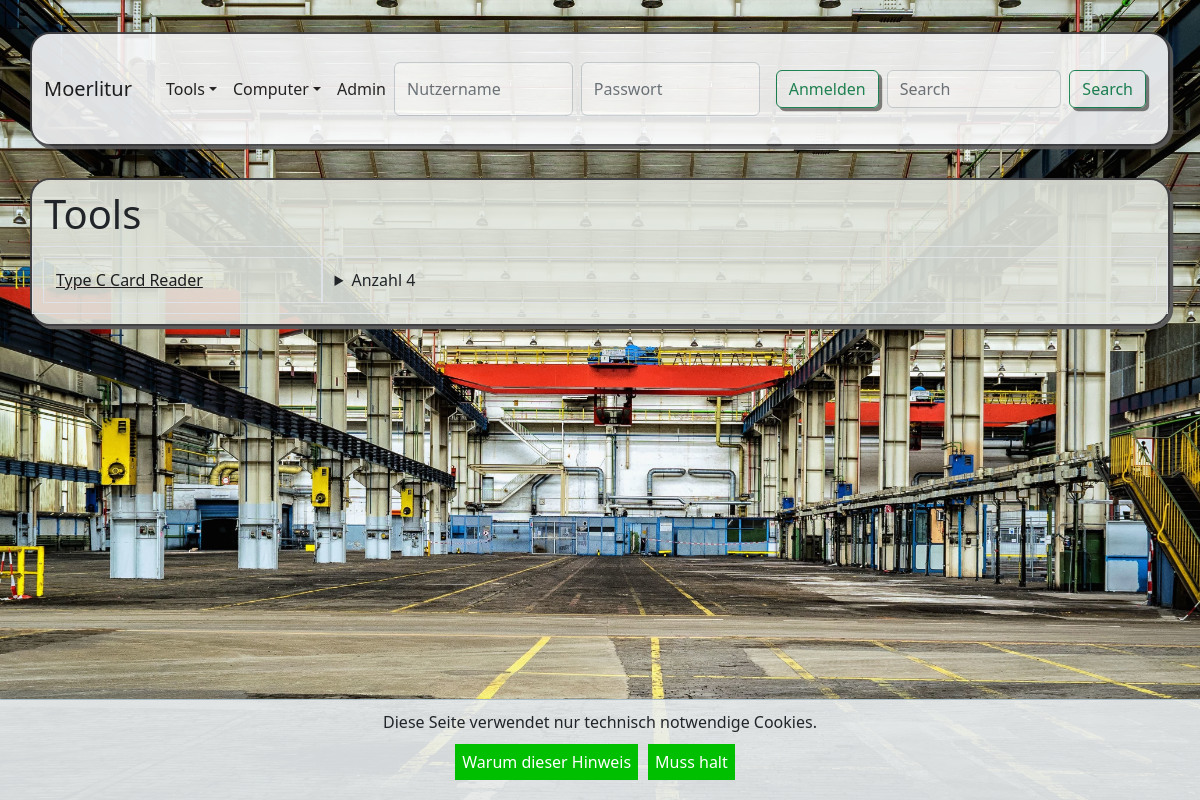
The app's page /tools, older data.
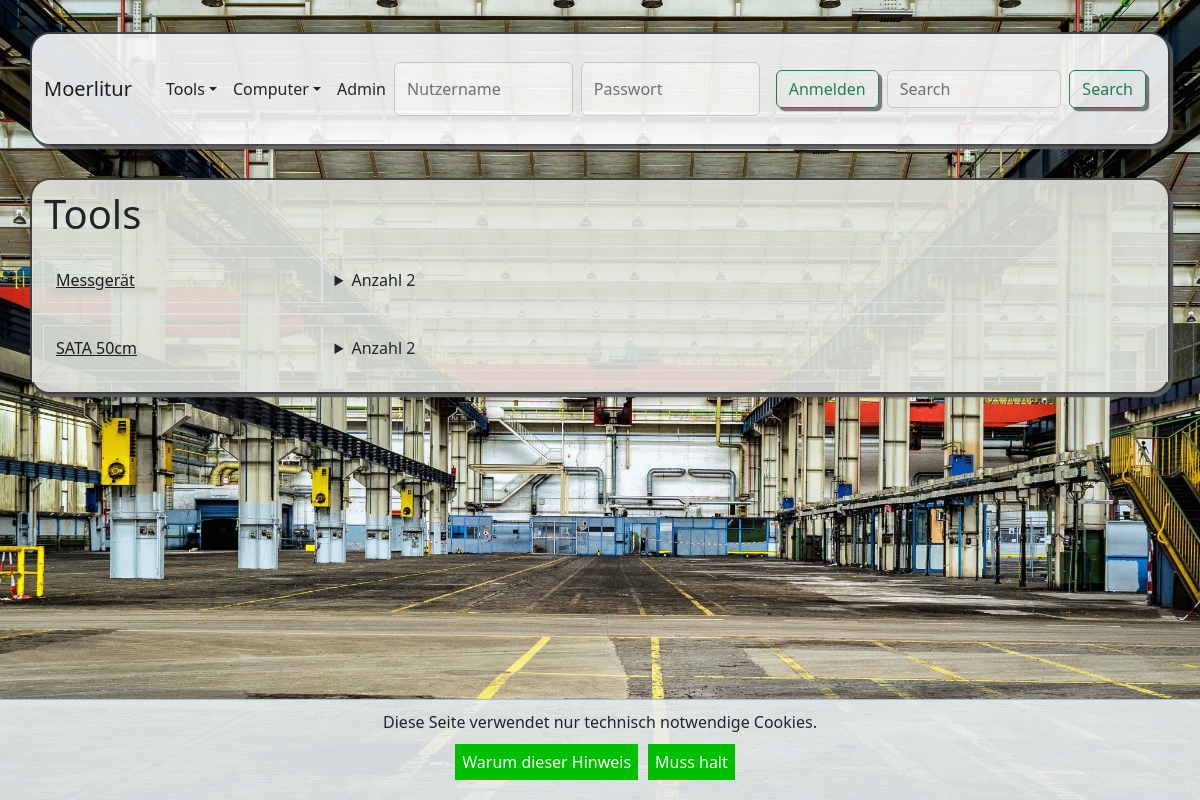
The same page, newer data.
### app1/models.py (models this page shows)
class ToolTyp(models.Model):
    typ = models.CharField(max_length=50, verbose_name="ToolTyp ")
    kommentar =  models.CharField(max_length=50, verbose_name="Kommentar", blank = True)
    def __str__(self):
        return f"{self.typ}"
    class Meta:
        verbose_name_plural = "Tooltyp"
        verbose_name = "Tooltypen"

### app1/views.py (the view, shortened to what this page needs)
# urls.py: path('tools' , views.tools, name='tools'),
def tools(request):
    liste_tooltypes_db = ToolTyp.objects.all().order_by('typ')
    antwort = []
    for type in liste_tooltypes_db:
        anzahl = 0
        liste_tools = []
        liste_tools_db = Tool.objects.filter(type=type)
        for tool in liste_tools_db:
            liste_tools.append(tool)
            anzahl +=1
        antwort.append((type,liste_tools,anzahl))
    print(antwort)
    return render(request, 'app1/liste_tools.html', {'liste': antwort})

### app1/models.py (called while the page is built)
    def __str__(self):
        return f"{self.ort}"

    def __str__(self):
        return f"{self.raum} - {self.ort}"

    def __str__(self):
        return f"{self.bezeichnung} - {self.raum}"

    def __str__(self):
        return f"T{self.id:08}/{self.type}/{self.standort}"

### app1/templates/app1/liste_tools.html (shortened to what this page needs)
{% extends 'app1/base.html' %}
{% block h1 %}
Tools
{% endblock h1 %}
{% block content %}
    {% for type in liste %}
        <div class="row border">
            <div class="col-3 border">
                <a href="/admin/app1/tooltyp/{{type.0.id}}/change/" target="_blank">{{type.0}}</a>
            </div>
            <div class="col-9 border">
                <details>
                    <summary>Anzahl {{type.2}}</summary>
                    {% for tool in type.1%}
                        <a href="/admin/app1/tool/{{tool.id}}/change/" target="_blank">{{tool}}</a><br />
                    {% endfor %}
                </details>
            </div>
        </div>
    {% endfor %}
{% endblock content %}

### app1/templates/app1/base.html (shortened to what this page needs)
{% load static tz%}
<!doctype html>
<html lang="de">
    <head>
        <link href="https://cdn.jsdelivr.net/npm/bootstrap@5.2.2/dist/css/bootstrap.min.css" rel="stylesheet">
        <link rel="stylesheet" href="{% static 'app1/css/styles.css' %}" />
    </head>
    <body><nav class="navbar navbar-expand-lg bg-light sticky-top fixed-top container">
        <div class="container-fluid">
          <a class="navbar-brand" href="/">Moerlitur</a>
          <div class="collapse navbar-collapse" id="navbarSupportedContent">
            <ul class="navbar-nav me-auto mb-2 mb-lg-0">
              <li class="nav-item">
                <a class="nav-link dropdown-toggle" aria-current="page" href="/tools" data-bs-toggle="dropdown" >Tools</a>
              </li>
              <li class="nav-item">
                <a class="nav-link dropdown-toggle" aria-current="page" href="/tools" data-bs-toggle="dropdown" >Computer</a>
              </li>
              <li class="nav-item">
                <a class="nav-link" href="/admin" target="_blank">Admin</a>
              </li>
            </ul>
            {% if not user.is_authenticated %}
              <form class="d-flex" method="POST">
                <input class="form-control me-2" type="text" placeholder="Nutzername" aria-label="Nutzername" name="login_name">
                <input class="form-control me-2" type="password" placeholder="Passwort" aria-label="Passwort" name="login_pwd">
                <button class="btn btn-outline-success m-2" type="submit" name="button" value="Anmelden">Anmelden</button>
              </form>
            {% else %}
            <form class="d-flex" method="POST" action="/">
              {% csrf_token %}
              <spam align-middle></spam>
              <button class="btn btn-outline-success mx-2" type="button">{{user.get_username}}</button>
              <button class="btn btn-outline-danger mx-2" type="submit" name="button" value="Abmelden">Abmelden</button>
            {% endif %}
            <form class="d-flex " role="search">
              <input class="form-control me-2" type="search" placeholder="Search" aria-label="Search">
              <button class="btn btn-outline-success" type="submit">Search</button>
            </form>
          </div>
        </div>
      </nav>
        <div class="container">
        <h1>{% block h1 %}Hauptüberschrift{% endblock %}</h1>
        {% block content %}Das System läuft wie Hannes...{% endblock %}
        </div>
    </body>
</html>

### app1/static/app1/css/styles.css (style rules this page uses)
body { background-image: url(../pics/hintergrund.jpg); height: 95vh; background-position: center; background-repeat: no-repeat; background-size: cover; background-attachment: fixed; }
div { padding: 10px 10px; }
.container { background-color: rgb(225, 230, 222, 0.90); border-radius: 20px 20px 20px 20px; margin-top: 2em; box-shadow: 0.2em 0.2em rgb(92, 91, 91); border: 2px solid #414144; }
.navbar { opacity: 0.9 }
button { box-shadow: 0.2em 0.2em gray; }
a:link, a:visited { color: rgb(29, 29, 31); }

Row changes from the older to the newer data that the page shows:
changed ToolTyp: typ "Type C Card Reader" → "Messgerät"; type "4" → "2"
added ToolTyp: typ "SATA 50cm", id "2"
